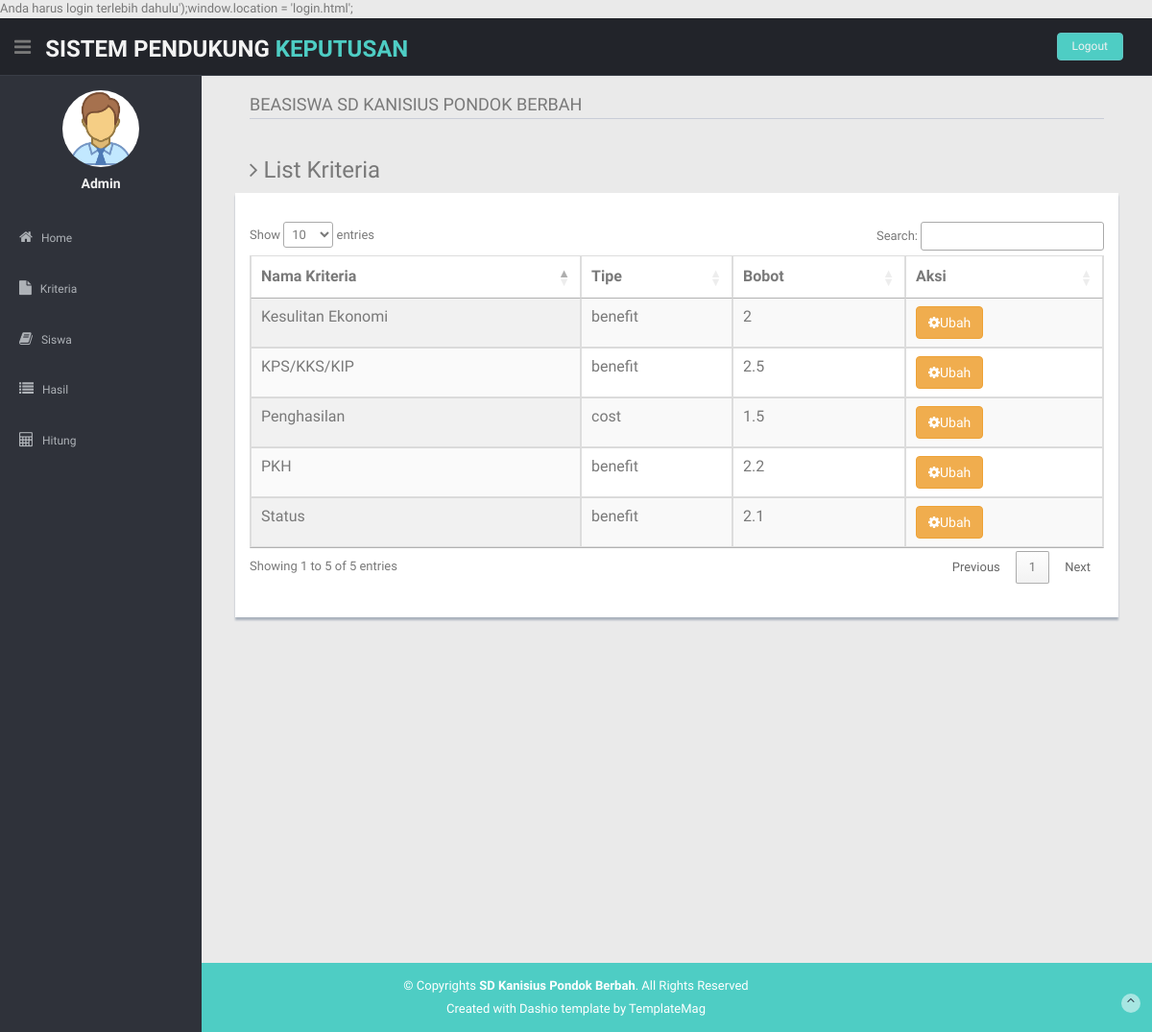
Screenshot of /index.php?module=list_kriteria with the database file from the repository.
### tables this page shows
CREATE TABLE `tabel_kriteria` (
  `id_kriteria` int(10) NOT NULL,
  `kriteria` text NOT NULL,
  `type` varchar(10) NOT NULL,
  `bobot` float NOT NULL
);

### pages/kriteria/list_kriteria.php (the view)
<h3><i class="fa fa-angle-right"></i> List Kriteria</h3>
<div class="row mb">
  <div class="content-panel">
    <div class="adv-table" style="padding: 15px;">
      <table cellpadding="0" cellspacing="0" border="0" class="display table table-bordered" id="myDataTables">
        <thead>
          <tr>
            <th>Nama Kriteria</th>
            <th>Tipe</th>
            <th>Bobot</th>
            <th>Aksi</th>
          </tr>
        </thead>
        <tbody>
  <?php
  $sql = "SELECT * FROM tabel_kriteria";
  $result = mysqli_query($koneksi, $sql);
      while ($row = mysqli_fetch_assoc($result)) {
  ?>
          <tr class="gradeX">
            <td><?=$row['kriteria']?></td>
            <td><?=$row['type']?></td>
            <td><?=$row['bobot']?></td>
            <td class="hidden-phone">
                <a href="index.php?module=update_kriteria&id_kriteria=<?=$row['id_kriteria']?>"><button type="button" class="btn btn-warning"><i class="fa fa-cog"></i>Ubah</button></a>
            </td>
          </tr>
  <?php
      }
  ?>
        </tbody>
      </table>
    </div>
  </div>
</div>

### css/style.css (style rules this page uses)
body { color: #797979; background: #eaeaea; font-family: 'Ruda', sans-serif; padding: 0px !important; margin: 0px !important; font-size:13px; }
a, a:hover, a:focus { text-decoration: none; outline: none; }
.mb { margin-bottom: 25px; }
.content-panel { background: #ffffff; box-shadow: 0px 3px 2px #aab2bd; padding-top: 15px; padding-bottom: 5px; }

### rows the page displays
tabel_kriteria: kriteria "KPS/KKS/KIP", type "benefit", bobot "2.5"
tabel_kriteria: kriteria "PKH", type "benefit", bobot "2.2"
tabel_kriteria: kriteria "Status", type "benefit", bobot "2.1"
tabel_kriteria: kriteria "Penghasilan", type "cost", bobot "1.5"
tabel_kriteria: kriteria "Kesulitan Ekonomi", type "benefit", bobot "2"
